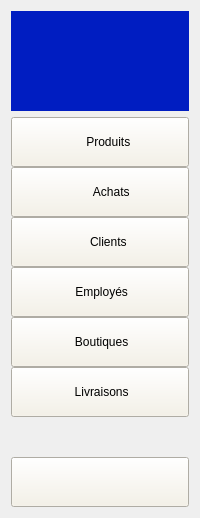
     <widget class="QWidget" name="Menu" native="true">
      <property name="enabled">
       <bool>true</bool>
      </property>
      <property name="styleSheet">
       <string notr="true">QWidget#Menu{
background-color: rgb(0, 29, 193);
border-radius:15px;
}

</string>
      </property>
      <layout class="QVBoxLayout" name="verticalLayout_2">
       <item>
        <widget class="QLabel" name="label">
         <property name="minimumSize">
          <size>
           <width>100</width>
           <height>100</height>
          </size>
         </property>
         <property name="styleSheet">
          <string notr="true">image: url(:/new/prefix1/2.png);
background-color: rgb(0, 29, 193);</string>
         </property>
         <property name="text">
          <string/>
         </property>
         <property name="scaledContents">
          <bool>true</bool>
         </property>
        </widget>
       </item>
       <item>
        <layout class="QVBoxLayout" name="verticalLayout_4"/>
       </item>
       <item>
        <layout class="QVBoxLayout" name="verticalLayout">
         <property name="spacing">
          <number>0</number>
         </property>
         <item>
          <widget class="QPushButton" name="pushButton">
           <property name="sizePolicy">
            <sizepolicy hsizetype="Expanding" vsizetype="Fixed">
             <horstretch>0</horstretch>
             <verstretch>0</verstretch>
            </sizepolicy>
           </property>
           <property name="minimumSize">
            <size>
             <width>50</width>
             <height>50</height>
            </size>
           </property>
           <property name="autoFillBackground">
            <bool>false</bool>
           </property>
           <property name="styleSheet">
            <string notr="true">background-color: rgb(245, 241, 229);
color: rgb(0, 0, 0);</string>
           </property>
           <property name="text">
            <string>     Produits</string>
           </property>
           <property name="icon">
            <iconset resource="icones.qrc">
             <normaloff>:/icones/icone/stock.png</normaloff>
             <disabledoff>:/icones/icone/stock.png</disabledoff>:/icones/icone/stock.png</iconset>
           </property>
           <property name="iconSize">
            <size>
             <width>30</width>
             <height>30</height>
            </size>
           </property>
           <property name="checkable">
            <bool>true</bool>
           </property>
           <property name="autoExclusive">
            <bool>true</bool>
           </property>
          </widget>
         </item>
         <item>
          <widget class="QPushButton" name="pushButton_2">
           <property name="minimumSize">
            <size>
             <width>50</width>
             <height>50</height>
            </size>
           </property>
           <property name="styleSheet">
            <string notr="true">background-color: rgb(245, 241, 229);
color: rgb(0, 0, 0);</string>
           </property>
           <property name="text">
            <string>       Achats</string>
           </property>
           <property name="icon">
            <iconset resource="icones.qrc">
             <normaloff>:/icone/achat.png</normaloff>
             <disabledoff>:/icone/achat.png</disabledoff>:/icone/achat.png</iconset>
           </property>
           <property name="iconSize">
            <size>
             <width>30</width>
             <height>30</height>
            </size>
           </property>
           <property name="checkable">
            <bool>true</bool>
           </property>
           <property name="autoExclusive">
            <bool>true</bool>
           </property>
          </widget>
         </item>
         <item>
          <widget class="QPushButton" name="pushButton_3">
           <property name="minimumSize">
            <size>
             <width>50</width>
             <height>50</height>
            </size>
           </property>
           <property name="styleSheet">
            <string notr="true">background-color: rgb(245, 241, 229);
color: rgb(0, 0, 0);</string>
           </property>
           <property name="text">
            <string>     Clients</string>
           </property>
           <property name="icon">
            <iconset resource="icones.qrc">
             <normaloff>:/icones/icone/cients.png</normaloff>:/icones/icone/cients.png</iconset>
           </property>
           <property name="iconSize">
            <size>
             <width>30</width>
             <height>30</height>
            </size>
           </property>
           <property name="checkable">
            <bool>true</bool>
           </property>
           <property name="autoExclusive">
            <bool>true</bool>
           </property>
          </widget>
         </item>
         <item>
          <widget class="QPushButton" name="pushButton_4">
           <property name="minimumSize">
            <size>
             <width>50</width>
             <height>50</height>
            </size>
           </property>
           <property name="styleSheet">
            <string notr="true">background-color: rgb(245, 241, 229);
color: rgb(0, 0, 0);</string>
           </property>
           <property name="text">
            <string> Employés</string>
           </property>
           <property name="icon">
            <iconset resource="icones.qrc">
             <normaloff>:/icones/icone/personnel.png</normaloff>:/icones/icone/personnel.png</iconset>
           </property>
           <property name="iconSize">
            <size>
             <width>30</width>
             <height>30</height>
            </size>
           </property>
           <property name="checkable">
            <bool>true</bool>
           </property>
           <property name="autoExclusive">
            <bool>true</bool>
           </property>
          </widget>
         </item>
         <item>
          <widget class="QPushButton" name="pushButton_5">
           <property name="minimumSize">
            <size>
             <width>50</width>
             <height>50</height>
            </size>
           </property>
           <property name="styleSheet">
            <string notr="true">background-color: rgb(245, 241, 229);
color: rgb(0, 0, 0);</string>
           </property>
           <property name="text">
            <string> Boutiques</string>
           </property>
           <property name="icon">
            <iconset resource="icones.qrc">
             <normaloff>:/icones/icone/boutique.png</normaloff>:/icones/icone/boutique.png</iconset>
           </property>
           <property name="iconSize">
            <size>
             <width>30</width>
             <height>30</height>
            </size>
           </property>
           <property name="checkable">
            <bool>true</bool>
           </property>
           <property name="autoExclusive">
            <bool>true</bool>
           </property>
          </widget>
         </item>
         <item>
          <widget class="QPushButton" name="pushButton_6">
           <property name="minimumSize">
            <size>
             <width>50</width>
             <height>50</height>
            </size>
           </property>
           <property name="mouseTracking">
            <bool>true</bool>
           </property>
           <property name="styleSheet">
            <string notr="true">background-color: rgb(245, 241, 229);
color: rgb(0, 0, 0);</string>
           </property>
           <property name="text">
            <string> Livraisons</string>
           </property>
           <property name="icon">
            <iconset resource="icones.qrc">
             <normaloff>:/icones/icone/livrasion.png</normaloff>:/icones/icone/livrasion.png</iconset>
           </property>
           <property name="iconSize">
            <size>
             <width>30</width>
             <height>30</height>
            </size>
           </property>
           <property name="checkable">
            <bool>true</bool>
           </property>
           <property name="autoExclusive">
            <bool>true</bool>
           </property>
          </widget>
         </item>
         <item>
          <spacer name="verticalSpacer">
           <property name="orientation">
            <enum>Qt::Orientation::Vertical</enum>
           </property>
           <property name="sizeHint" stdset="0">
            <size>
             <width>20</width>
             <height>40</height>
            </size>
           </property>
          </spacer>
         </item>
         <item>
          <widget class="QPushButton" name="pushButton_7">
           <property name="minimumSize">
            <size>
             <width>50</width>
             <height>50</height>
            </size>
           </property>
           <property name="styleSheet">
            <string notr="true">background-color: rgb(245, 241, 229);</string>
           </property>
           <property name="text">
            <string/>
           </property>
           <property name="icon">
            <iconset resource="icones.qrc">
             <normaloff>:/icones/icone/quitter.png</normaloff>:/icones/icone/quitter.png</iconset>
           </property>
           <property name="iconSize">
            <size>
             <width>30</width>
             <height>30</height>
            </size>
           </property>
           <property name="checkable">
            <bool>true</bool>
           </property>
           <property name="autoExclusive">
            <bool>true</bool>
           </property>
          </widget>
         </item>
        </layout>
       </item>
      </layout>
     </widget>
